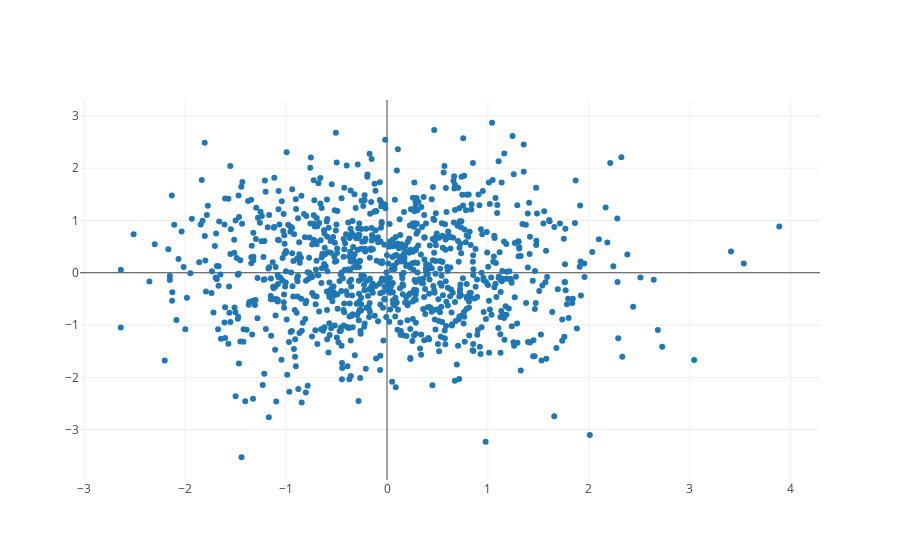

Notebook code cell kept with this figure:
### Markdown cell above
## Scatterplots

### Code cell
import plotly.plotly as py
import plotly.graph_objs as go

# Create random data with numpy
import numpy as np

N = 1000
random_x = np.random.randn(N)
random_y = np.random.randn(N)

# Create a trace
trace = go.Scatter(
    x = random_x,
    y = random_y,
    mode = 'markers'
)

data = [trace]

# Plot and embed in ipython notebook!
iplot(data)

### Figure 1 — Plotly figure (JSON) as saved in the notebook; plotly's stock layout.template omitted (floating-point values rounded to 4 significant figures; data arrays with more than 128 entries replaced by an {"elided": "..."} marker saying what was removed)
{"data": [{"mode": "markers", "type": "scatter", "uid": "c2f8dfce-bf64-11e8-a83a-02ccb4a0b651", "x": {"elided": "1000 float values"}, "y": {"elided": "1000 float values"}}], "layout": {}}
